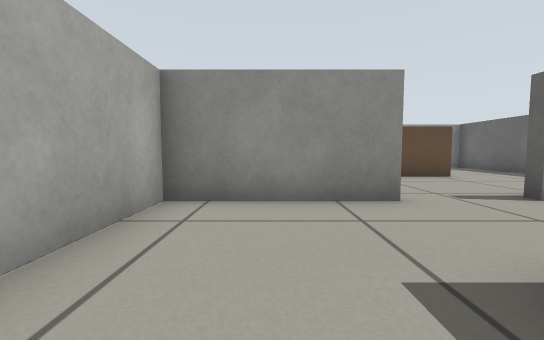
View 1 (above)

17 first-person views from a walk through a Gazebo world. The camera is 0.39 m above the floor, tilts 4° down and sees 90° across. The floor is counted in squares, 0.5 m on a side. Each view is taken from the middle of a square. On the plan, view 1 faces up. The plan holds only what a view shows up to about 10 squares ahead; the rest is blank.

View 2
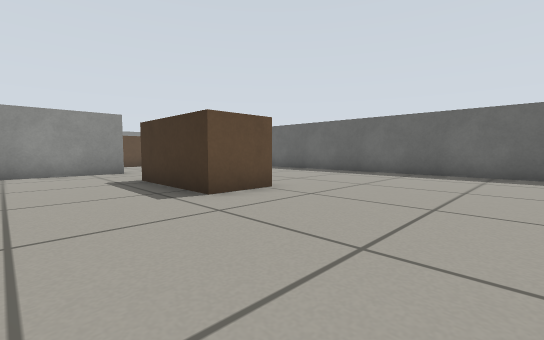

View 3
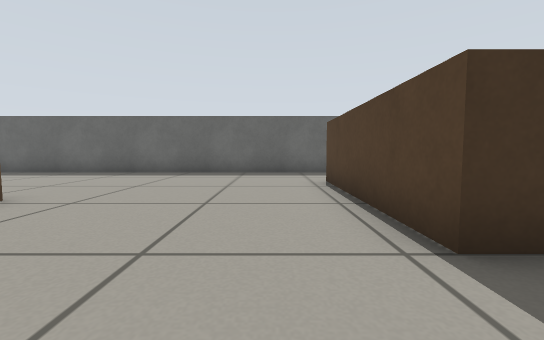

View 4
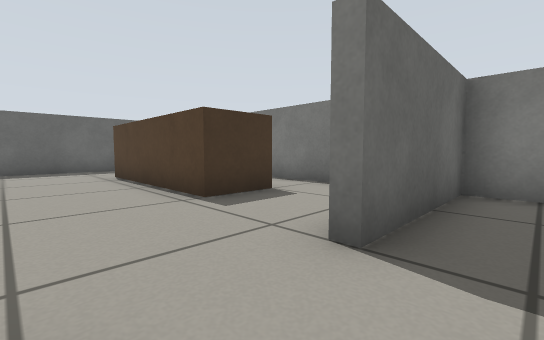

View 5
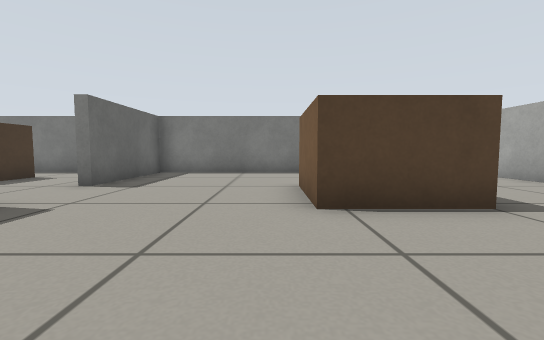

View 6
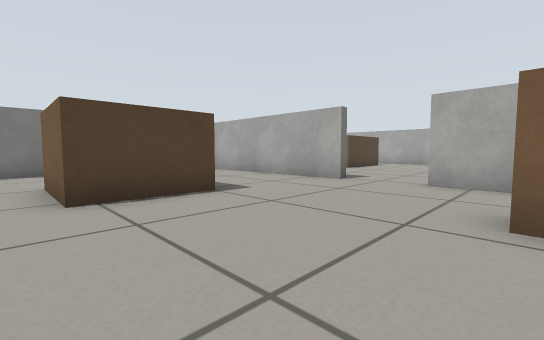

View 7
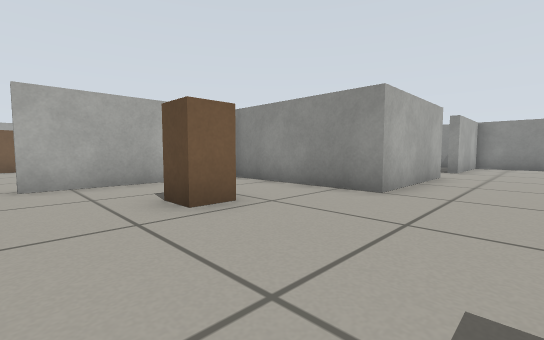

View 8
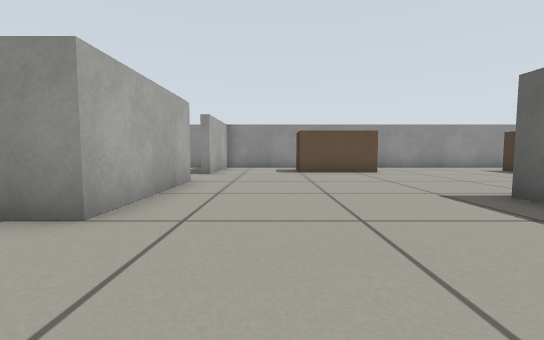

View 9
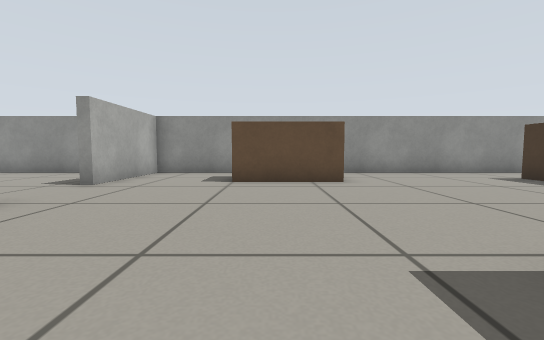

View 10
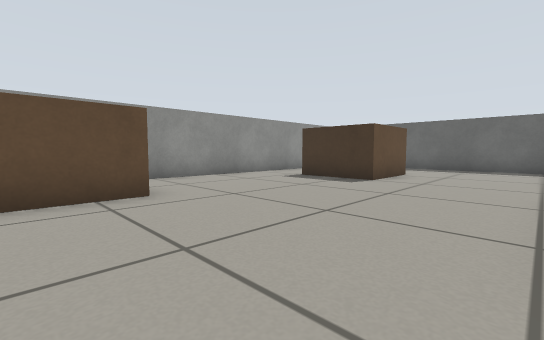

View 11
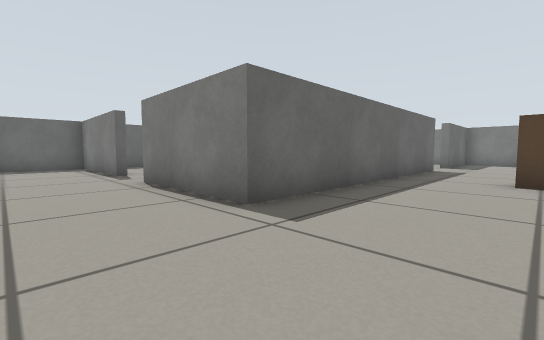

View 12
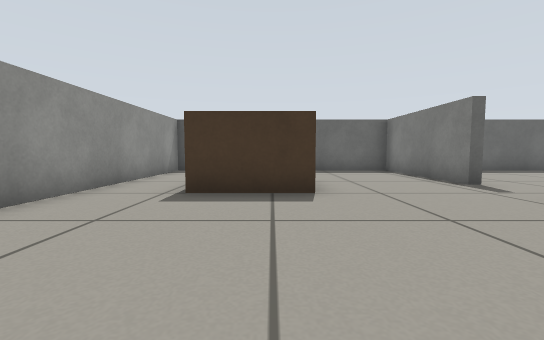

View 13
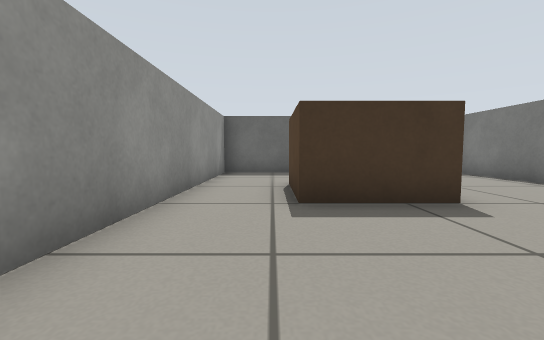

View 14
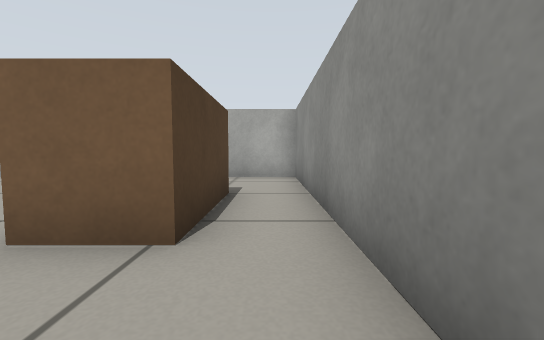

View 15
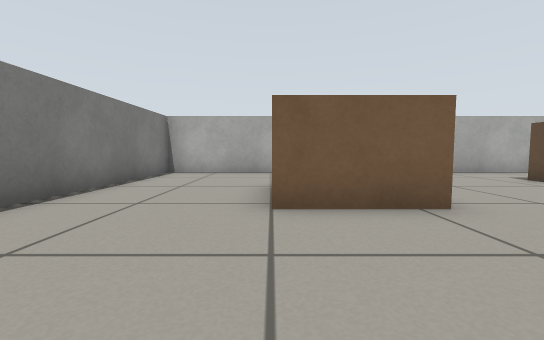

View 16
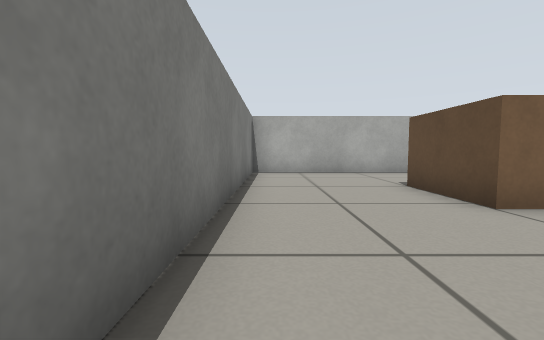

View 17
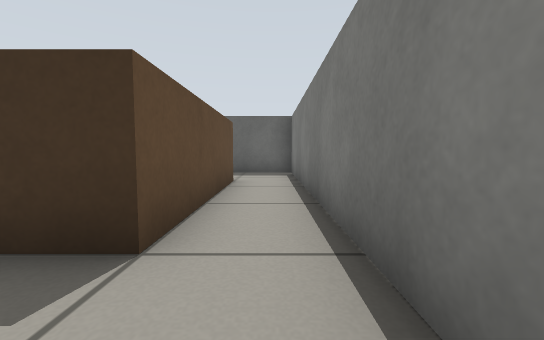

### Floor plan
Ten units are one square. View 1 is at (0, 0); x grows to the right and y downward. Boxes are objects, and circles mark ways between rooms. Rooms are numbered by the first view taken in them; rooms with no view inside come last. Other rooms are left out.
<svg viewBox="-135 -132 227 244">
<path fill="none" stroke="#000" d="M20 -42 -17 -42 -17 -16M-4 107 87 107 87 -38M-20 42 -20 -45 20 -45M-81 -70 -81 -30 -126 -30M41 -45 84 -45M-127 -22 -127 19M-127 40 -127 107 -20 107 -20 70 -16 70M87 -49 87 -71M87 -92 87 -127 -81 -127 -81 -92"/>
<rect x="5" y="75" width="60" height="20" fill="#bbb"><title>brown box</title></rect>
<rect x="15" y="-15" width="20" height="40" fill="#bbb"><title>brown box</title></rect>
<rect x="-105" y="-5" width="10" height="10" fill="#bbb"><title>brown box</title></rect>
<rect x="-95" y="45" width="30" height="30" fill="#bbb"><title>brown box</title></rect>
<rect x="-55" y="5" width="10" height="10" fill="#bbb"><title>brown box</title></rect>
<rect x="-55" y="-115" width="40" height="20" fill="#bbb"><title>brown box</title></rect>
<rect x="25" y="-105" width="30" height="30" fill="#bbb"><title>brown box</title></rect>
<circle cx="-10" cy="60" r="3" fill="#2a7"/>
<circle cx="30" cy="-30" r="3" fill="#2a7"/>
<text x="30" y="30">1</text>
<text x="-30" y="-20">2</text>
</svg>
Room 1 opens to room 2.

Where each view was taken, in squares from view 1:
view 1: 0 up, 0 right, facing up
view 2: 6 down, 1 left, facing up-right
view 3: 6 down, 1 left, facing right
view 4: 5 down, 3 left, facing down-right
view 5: 1 down, 6 left, facing down
view 6: 0 up, 6 left, facing down-left
view 7: 2 down, 6 left, facing up-left
view 8: 0 up, 6 left, facing up
view 9: 3 up, 4 left, facing up
view 10: 5 up, 4 left, facing up-right
view 11: 7 up, 5 left, facing down-right
view 12: 9 up, 2 left, facing right
view 13: 11 up, 1 left, facing right
view 14: 12 up, 0 right, facing left
view 15: 7 down, 3 left, facing left
view 16: 10 down, 3 left, facing left
view 17: 10 down, 1 left, facing right
